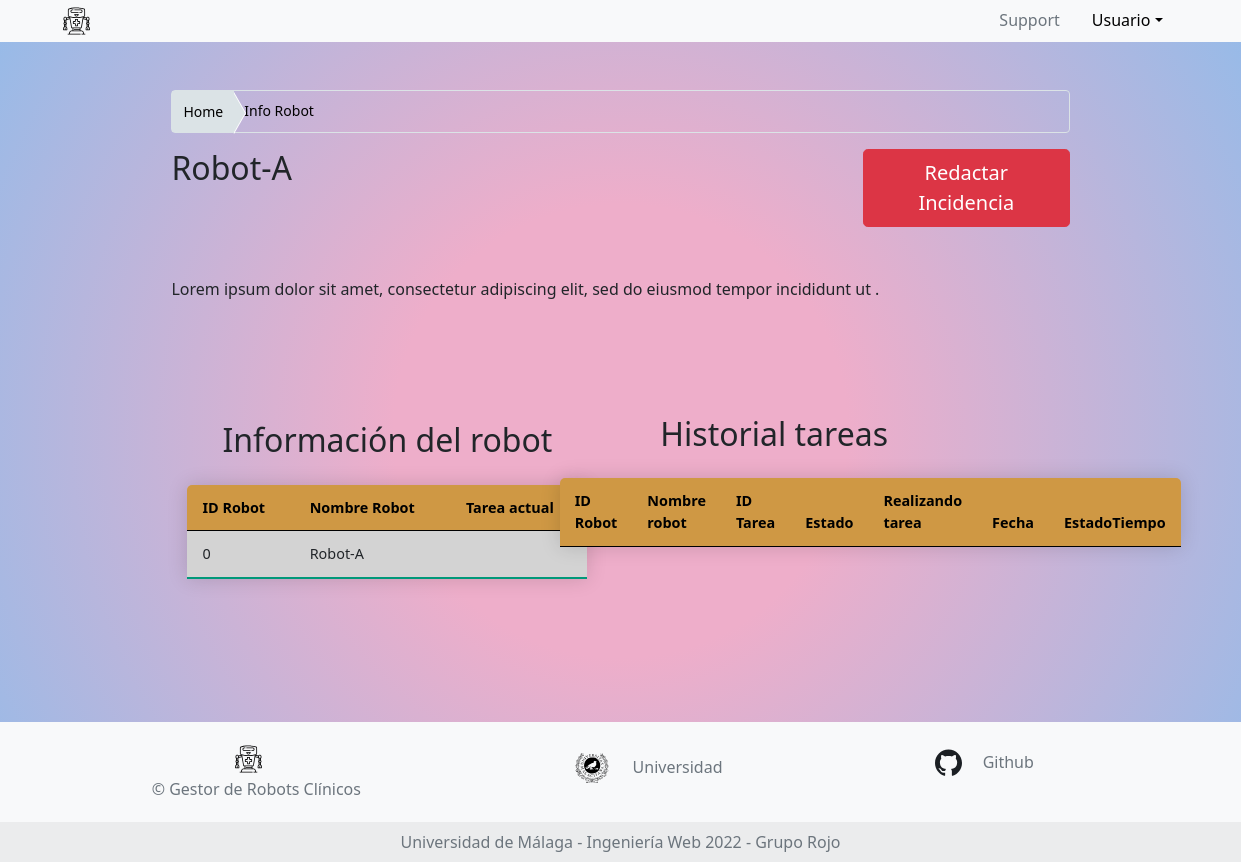
The page /asignarTareas/0 on the database as committed earlier.
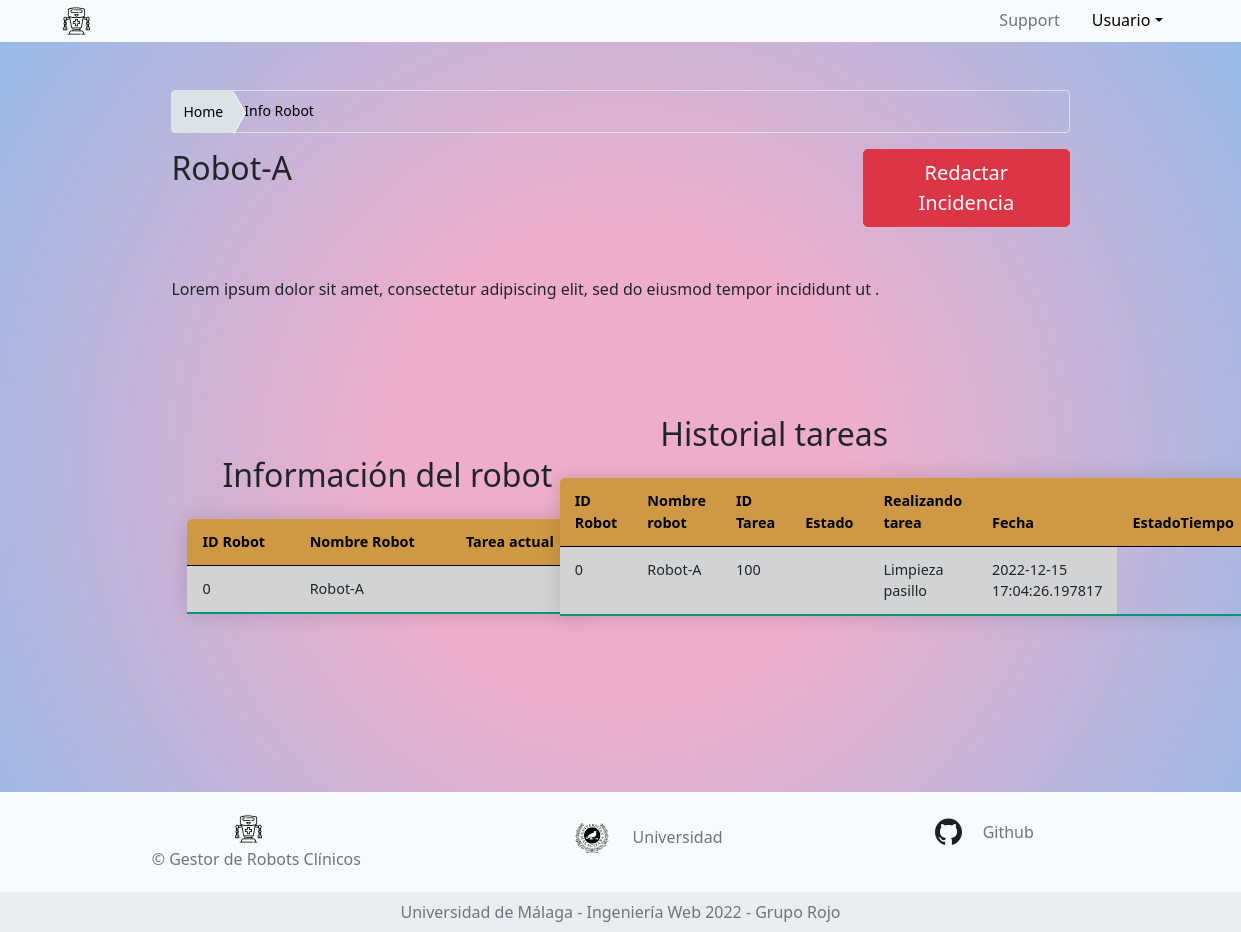
The same page on the database as committed later.
### app.py (models this page shows, shortened)
class Tabla_Medico(db.Model):
    __tablename__ = 'Tabla medico'
    id_robot = db.Column(db.String(150), nullable=False, primary_key= True)
    name_robot = db.Column(db.String(150), db.ForeignKey(Robots.name))
    id_Tareas = db.Column(db.String(100), db.ForeignKey(Tareas.id))
    estado = db.Column(db.String(150),nullable=False )
    tipoTarea = db.Column(db.String(150), nullable=False)
    date = db.Column(db.DateTime, default=datetime.utcnow)
    estado = db.Column(db.String(150), nullable=True)

### app.py (the view)
@app.route("/asignarTareas/<id>")
def asignar_tarea_robot(id):
    robot = db.session.query(Robots).get(id)
    acciones = db.session.query(Tabla_Medico).filter_by(name_robot=robot.name)
    return render_template('template_asignar_tarea.jinja', robot= robot, acciones = acciones)

### templates/template_asignar_tarea.jinja (shortened to what this page needs)
{% extends 'base.jinja' %}
{% block content %}
<body class="bg">
    <div class="main-container row p-5 mx-0 justify-content-center align-items-center align-self-center">
        <div class="row col-md-10 px-3">
            <nav aria-label="breadcrumb">
                <ol class="breadcrumb breadcrumb-custom">
                    <li class="breadcrumb-item"><a href="/doctor" data-abc="true">Home</a></li>
                    <li class="breadcrumb-item active" aria-current="page"><span>Info Robot</span></li>
                </ol>
            </nav>
        </div>
        <div class="row col-md-10 px-3">
            <div class="col-sm-9">
                <legend>
                    <h2>{{robot.name}}</h2>
                </legend>
            </div>
            <div class="col-sm-3"><button type="button" onclick="location.href='/doctor/formularioIncidencia'"
                    class="btn btn-danger btn-lg">Redactar Incidencia</button></div>
            <p class="padd">
                Lorem ipsum dolor sit amet, consectetur adipiscing elit, sed do eiusmod tempor incididunt ut
                .
            </p>
        </div>
        <div class="row col-md-10 px-3">
            <fieldset class="col-md-5 d-flex justify-content-left align-items-center">
                <form class="row px-3" method="POST" action="/upload" enctype="multipart/form-data">
                    <div>
                        <table class="table table-hover table-sortable">
                            <h2 class="text-center">Información del robot</h2>
                            <thead>
                                <tr>
                                    <th scope="col"> ID Robot </th>
                                    <th scope="col"> Nombre Robot </th>
                                    <th scope="col"> Tarea actual </th>
                                </tr>
                            </thead>
                            <tbody>
                                <tr>
                                    <td>{{robot.id}}</td>
                                    <td>{{robot.name}}</td>
                                    <td>{{robot.tipoTarea}}</td>
                                </tr>
                            </tbody>
                        </table>
                    </div>
                </form>
            </fieldset>
            <fieldset class="text-black col-md-6 px-3 bot">
                <form method="GET" class="mt-5 row">
                    <div>
                        <table class="table table-hover table-sortable">
                            <h2 class="text-center">Historial tareas</h2>
                            <thead>
                                <tr>
                                    <th scope="col">ID Robot</th>
                                    <th scope="col">Nombre robot</th>
                                    <th scope="col">ID Tarea</th>
                                    <th scope="col">Estado</th>
                                    <th scope="col">Realizando tarea</th>
                                    <th scope="col">Fecha</th>
                                    <th scope="col">EstadoTiempo</th>
                                </tr>
                            </thead>
                            <tbody>
                                {% for tablas in acciones %}
                                <tr>
                                    <td>{{tablas.id_robot}}</td>
                                    <td>{{tablas.name_robot}}</td>
                                    <td>{{tablas.id_Tareas}}</td>
                                    <td>{{tablas.realizando_tarea}}</td>
                                    <td>{{tablas.tipoTarea}}</td>
                                    <td>{{tablas.date}}</td>
                                </tr>
                                {% endfor %}
                            </tbody>
                        </table>
                    </div>
                </form>
            </fieldset>
        </div>
    </div>
    {% endblock %}

Rows that differ between the two databases and show on the page:
now on this page (row edited): Tabla_Medico: id_robot "0", name_robot "Robot-A", id_Tareas "100", tipoTarea "Limpieza pasillo", date "2022-12-15 17:04:26.197817"
